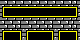

This game map was drawn from its Tiled (.tmx) file and the tilesets committed beside it. A one-line description and the full map source follow:
An orthogonal 10x5 tile map with 8x8 px tiles, 1 tile layer (Capa de Patrones 1).

<map version="1.0" orientation="orthogonal" renderorder="right-down" width="10" height="5" tilewidth="8" tileheight="8" nextobjectid="1">
 <tileset firstgid="1" name="todosTiles" tilewidth="8" tileheight="8" tilecount="81" columns="9">
  <image source="tiles.png" width="72" height="72" />
 </tileset>
 <layer name="Capa de Patrones 1" width="10" height="5">
  <data encoding="csv">
73,74,74,74,74,74,74,74,74,75,
76,81,81,81,81,81,81,81,81,77,
78,79,79,79,79,79,79,79,79,80,
73,74,75,73,74,74,75,73,74,75,
76,81,77,76,81,81,77,76,81,77
</data>
 </layer>
</map>